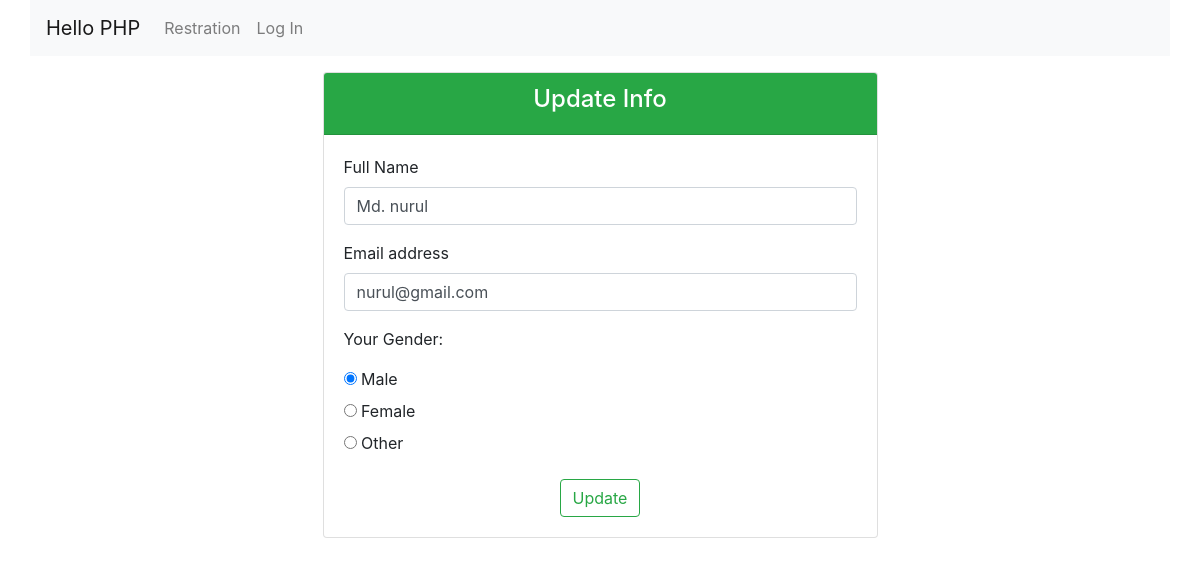
/edit_user.php?id=51, run on the app's committed database.
### tables this page shows
CREATE TABLE `users` (
  `id` int(10) NOT NULL,
  `full_name` varchar(100) NOT NULL,
  `emai_address` varchar(100) NOT NULL,
  `password` varchar(100) NOT NULL,
  `gender` varchar(10) NOT NULL,
  `profile_image` varchar(150) NOT NULL DEFAULT 'default.png'
);

### edit_user.php (the view, shortened to what this page needs)
<?php
    require_once 'includes/db.php';
    require_once 'includes/header.php';
    require_once 'includes/nav.php';
    $user_id = $_GET['id'];
    $select_user =  "SELECT id,full_name, emai_address, gender FROM users WHERE id = $user_id";
    $p = mysqli_query($db_connect, $select_user);
    $assos = mysqli_fetch_assoc($p);
?>
<div class="row mt-3">
    <div class="col-lg-6 m-auto">
        <div class="card mb-3">
            <div class="card-header bg-success text-white text-center">
                <h4>Update Info</h4>
            </div>
            <div class="card-body">
                <form action="edit_user_post.php" method="POST">
                    <div class="form-group">
                        <label>Full Name</label>
                        <input type="Text" class="form-control" placeholder="Enter Your Full Name" name="full_name" value="<?php echo $assos['full_name']?>">
                    </div>
                    <div class="form-group">
                        <label>Email address</label>
                        <input type="email" class="form-control" aria-describedby="emailHelp" placeholder="Enter Your Gmail" name="email_address" value="<?php echo $assos['emai_address']?>">
                    </div>
                    <div class="form-group">
                        <p>Your Gender:</p>
                        <input type="radio" id="male" name="gender" value="male" <?php
                        if($assos['gender'] == "male"){
                            echo "checked";
                        }
                        ?>>
                        <label for="male">Male</label><br>
                        <input type="radio" id="female" name="gender" value="female" <?php
                        if($assos['gender'] == "female"){
                            echo "checked";
                        }
                        ?>>
                        <label for="female">Female</label><br>
                        <input type="radio" id="other" name="gender" value="other" <?php
                        if($assos['gender'] == "other"){
                            echo "checked";
                        }
                        ?>>
                        <label for="other">Other</label>
                    </div>
                    <div class="text-center">
                        <button type="submit" class="btn btn-outline-success">Update</button>
                    </div>
                </form>
            </div>
        </div>
    </div>
</div>
<?php
    require_once 'includes/footer.php';
?>

### data on the page
users: full_name "Md. nurul", email_address "nurul@gmail.com", gender "☑ Male", gender "☐ Female", gender "☐ Other"
